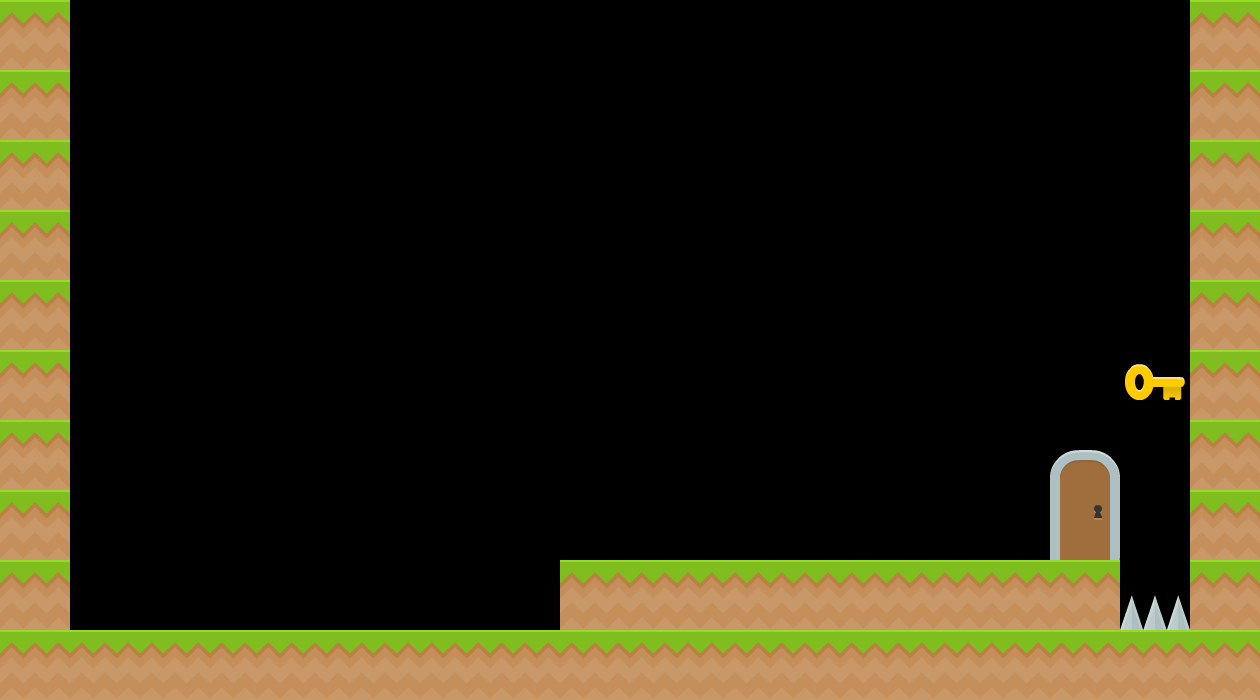

This game map was drawn from its Tiled (.tmx) file and the tilesets committed beside it. A one-line description and the full map source follow:
An orthogonal 18x10 tile map with 70x70 px tiles, 4 tile layers (Ground, Spike, Key, Door).

<map version="1.10" tiledversion="1.10.2" orientation="orthogonal" renderorder="right-down" width="18" height="10" tilewidth="70" tileheight="70" infinite="0" nextlayerid="5" nextobjectid="1">
 <tileset firstgid="1" name="platformer" tilewidth="70" tileheight="70" tilecount="5" columns="0">
  <grid orientation="orthogonal" width="1" height="1" />
  <tile id="0">
   <image width="70" height="70" source="assets/tiles/grassMid.png" />
  </tile>
  <tile id="1">
   <image width="70" height="70" source="assets/tiles/door_closedMid.png" />
  </tile>
  <tile id="2">
   <image width="70" height="70" source="assets/tiles/door_closedTop.png" />
  </tile>
  <tile id="3">
   <image width="70" height="70" source="assets/items/keyYellow.png" />
  </tile>
  <tile id="4">
   <image width="70" height="70" source="assets/tiles/spikes.png" />
  </tile>
 </tileset>
 <layer id="1" name="Ground" width="18" height="10">
  <data encoding="csv">
1,0,0,0,0,0,0,0,0,0,0,0,0,0,0,0,0,1,
1,0,0,0,0,0,0,0,0,0,0,0,0,0,0,0,0,1,
1,0,0,0,0,0,0,0,0,0,0,0,0,0,0,0,0,1,
1,0,0,0,0,0,0,0,0,0,0,0,0,0,0,0,0,1,
1,0,0,0,0,0,0,0,0,0,0,0,0,0,0,0,0,1,
1,0,0,0,0,0,0,0,0,0,0,0,0,0,0,0,0,1,
1,0,0,0,0,0,0,0,0,0,0,0,0,0,0,0,0,1,
1,0,0,0,0,0,0,0,0,0,0,0,0,0,0,0,0,1,
1,0,0,0,0,0,0,0,1,1,1,1,1,1,1,1,0,1,
1,1,1,1,1,1,1,1,1,1,1,1,1,1,1,1,1,1
</data>
 </layer>
 <layer id="4" name="Spike" width="18" height="10">
  <data encoding="csv">
0,0,0,0,0,0,0,0,0,0,0,0,0,0,0,0,0,0,
0,0,0,0,0,0,0,0,0,0,0,0,0,0,0,0,0,0,
0,0,0,0,0,0,0,0,0,0,0,0,0,0,0,0,0,0,
0,0,0,0,0,0,0,0,0,0,0,0,0,0,0,0,0,0,
0,0,0,0,0,0,0,0,0,0,0,0,0,0,0,0,0,0,
0,0,0,0,0,0,0,0,0,0,0,0,0,0,0,0,0,0,
0,0,0,0,0,0,0,0,0,0,0,0,0,0,0,0,0,0,
0,0,0,0,0,0,0,0,0,0,0,0,0,0,0,0,0,0,
0,0,0,0,0,0,0,0,0,0,0,0,0,0,0,0,5,0,
0,0,0,0,0,0,0,0,0,0,0,0,0,0,0,0,0,0
</data>
 </layer>
 <layer id="2" name="Key" width="18" height="10">
  <data encoding="csv">
0,0,0,0,0,0,0,0,0,0,0,0,0,0,0,0,0,0,
0,0,0,0,0,0,0,0,0,0,0,0,0,0,0,0,0,0,
0,0,0,0,0,0,0,0,0,0,0,0,0,0,0,0,0,0,
0,0,0,0,0,0,0,0,0,0,0,0,0,0,0,0,0,0,
0,0,0,0,0,0,0,0,0,0,0,0,0,0,0,0,0,0,
0,0,0,0,0,0,0,0,0,0,0,0,0,0,0,0,4,0,
0,0,0,0,0,0,0,0,0,0,0,0,0,0,0,0,0,0,
0,0,0,0,0,0,0,0,0,0,0,0,0,0,0,0,0,0,
0,0,0,0,0,0,0,0,0,0,0,0,0,0,0,0,0,0,
0,0,0,0,0,0,0,0,0,0,0,0,0,0,0,0,0,0
</data>
 </layer>
 <layer id="3" name="Door" width="18" height="10">
  <data encoding="csv">
0,0,0,0,0,0,0,0,0,0,0,0,0,0,0,0,0,0,
0,0,0,0,0,0,0,0,0,0,0,0,0,0,0,0,0,0,
0,0,0,0,0,0,0,0,0,0,0,0,0,0,0,0,0,0,
0,0,0,0,0,0,0,0,0,0,0,0,0,0,0,0,0,0,
0,0,0,0,0,0,0,0,0,0,0,0,0,0,0,0,0,0,
0,0,0,0,0,0,0,0,0,0,0,0,0,0,0,0,0,0,
0,0,0,0,0,0,0,0,0,0,0,0,0,0,0,3,0,0,
0,0,0,0,0,0,0,0,0,0,0,0,0,0,0,2,0,0,
0,0,0,0,0,0,0,0,0,0,0,0,0,0,0,0,0,0,
0,0,0,0,0,0,0,0,0,0,0,0,0,0,0,0,0,0
</data>
 </layer>
</map>
